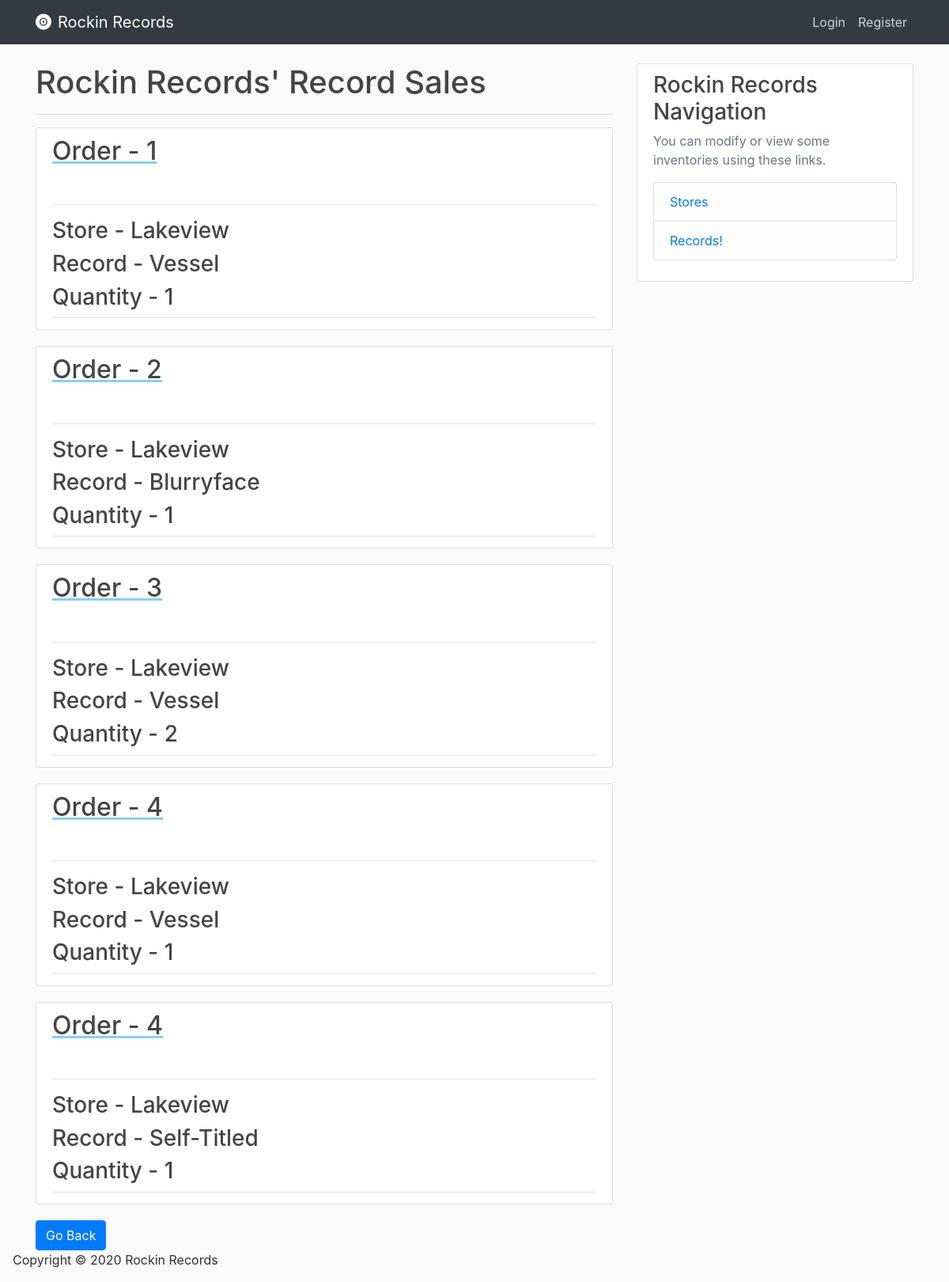
Page /recordsales on the earlier database version.
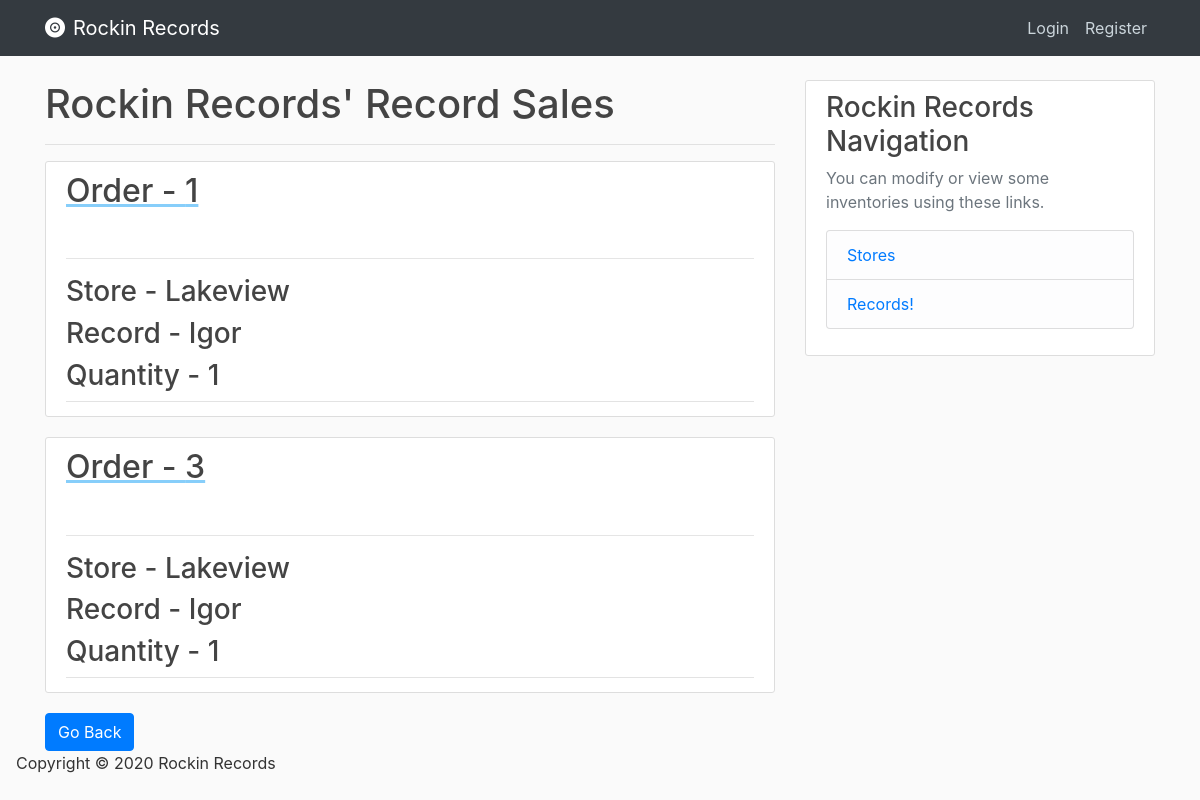
Same page on the later database version.
### database/models.py (models this page shows, shortened)
class RecordSales(db.Model):
    record_id = db.Column(db.Integer, db.ForeignKey('records.record_id'), primary_key=True, nullable=False)
    order_id = db.Column(db.Integer, db.ForeignKey('orders.order_id'), primary_key=True, nullable=False)
    quantity = db.Column(db.Integer, nullable=False)

class Stores(db.Model):
    store_id = db.Column(db.Integer, primary_key=True, nullable=False, autoincrement="auto")
    store_name = db.Column(db.String(120), nullable=False)
    street_address = db.Column(db.String(120), nullable=False)
    city_address = db.Column(db.String(120), nullable=False)
    state_address = db.Column(db.String(120), nullable=False)
    zip_address = db.Column(db.String(120), nullable=False)

class Records(db.Model):
    record_id = db.Column(db.Integer, primary_key=True, nullable=False, autoincrement="auto")
    record_name = db.Column(db.String(120), nullable=False)
    record_genre = db.Column(db.String(120), nullable=False)
    record_price = db.Column(db.Float, nullable=False)
    artist_id = db.Column(db.Integer, db.ForeignKey('artists.artist_id'), nullable=False)

### database/routes.py (the view)
@app.route('/recordsales', methods=['GET', 'POST'])
def record_sales():
    record_sale_query = RecordSales.query.join(Records, Records.record_id == RecordSales.record_id)\
        .add_columns(Records.record_id, Records.record_name, RecordSales.order_id, RecordSales.quantity)\
        .join(Orders, Orders.order_id == RecordSales.order_id)\
        .add_columns(Orders.order_date, Orders.store_id)\
        .join(Stores, Stores.store_id == Orders.store_id)\
        .add_columns(Stores.store_name)\
        .all()
    return render_template('record_sales.html', record_sales=record_sale_query)

### database/Templates/record_sales.html
{% extends "index.html" %}
{% block content %}
    <h1> Rockin Records' Record Sales </h1>
    <hr>
    {% for record_sale in record_sales %}
        <article class="media content-section">
            <div class="media-body">
                <div class="article-metadata">
                    <a class="mr-2" href="{{ url_for('record_sale', order_id=record_sale.order_id, record_id=record_sale.record_id) }}" style="text-decoration: underline; text-decoration-color: lightskyblue;" >
                    <h2> Order - {{ record_sale['order_id'] }}</h2>
                    </a>
                    <hr>
                    <h3> Store - {{ record_sale['store_name'] }}</h3>
                    <h3> Record - {{ record_sale['record_name'] }}</h3>
                    <h3> Quantity - {{ record_sale['quantity'] }}</h3>
                </div>
          </div>
        </article>
     {% endfor %}
     <div>
        <a href="{{ url_for('home') }} ">
          <button class='btn btn-primary'>
              Go Back
          </button>
        </a>
     </div>
{% endblock content %}

Differences in the rows shown:
removed RecordSales: order_id "3", store_name "Lakeview", record_name "Vessel", quantity "2"
removed RecordSales: order_id "4", store_name "Lakeview", record_name "Vessel", quantity "1"
removed RecordSales: order_id "4", store_name "Lakeview", record_name "Self-Titled", quantity "1"
changed RecordSales (number 1 of 2 on the later page): record_name "Vessel" → "Igor"
changed RecordSales (number 2 of 2 on the later page): order_id "2" → "3"; record_name "Blurryface" → "Igor"
